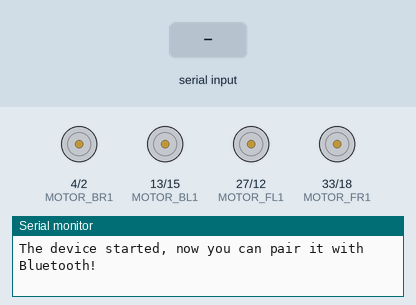
Recording of a sketch running on a simulated ESP32. Parts: motor-driver pin pairs drawn as motors (green arrow = first pin HIGH = forward, orange = second pin HIGH = backward, longer = more drive), the last lines printed to the serial monitor. The inputs (shaded band) are chosen by the test bench. Nothing arrives over Bluetooth unless stated.

Above: at 1.2 s.
1.3 s: "u" received over the second serial link
At 2.5 s:
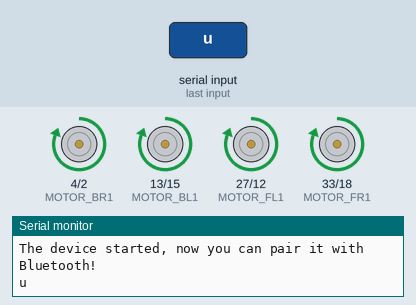
2.8 s: "d" received over the second serial link
At 3.7 s:
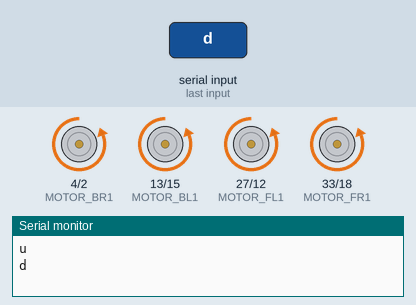
4.3 s: "l" received over the second serial link
At 4.8 s:
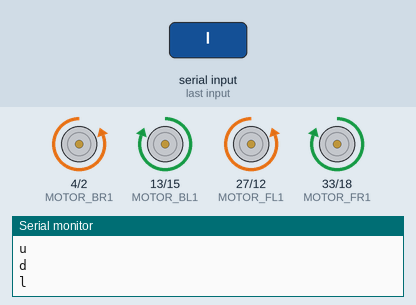
5.8 s: "r" received over the second serial link
At 7.2 s:
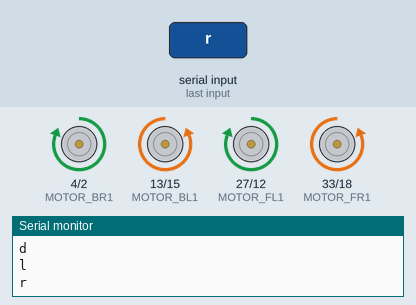
Timing chart, 0 to 8.3 s (numbered marks = the images above; inputs shaded):
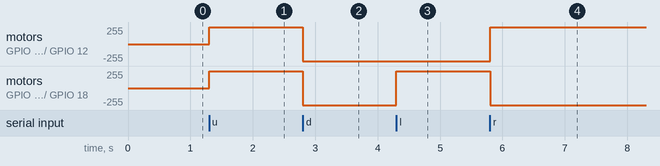

The sketch:

RCCAR_V4.ino
```cpp
#include "BluetoothSerial.h"  // Include Bluetooth Serial library

// Initialize Bluetooth Serial
BluetoothSerial SerialBT;

// Motor Pins
#define MOTOR_FL1 27 // Front-left motor IN1
#define MOTOR_FL2 12 // Front-left motor IN2
#define MOTOR_FR1 33 // Front-right motor IN1
#define MOTOR_FR2 18 // Front-right motor IN2
#define MOTOR_BL1 13 // Back-left motor IN1
#define MOTOR_BL2 15 // Back-left motor IN2
#define MOTOR_BR1 4 // Back-right motor IN1
#define MOTOR_BR2 2  // Back-right motor IN2


// Define PWM channels
const int pwmChannel = 1;    // Channel for analog-like signal

char command;  // Variable to store incoming Bluetooth command
int speed=255;
void setup() {
  // Set motor pins as outputs
  pinMode(MOTOR_FL1, OUTPUT);
  pinMode(MOTOR_FL2, OUTPUT);
  pinMode(MOTOR_FR1, OUTPUT);
  pinMode(MOTOR_FR2, OUTPUT);
  pinMode(MOTOR_BL1, OUTPUT);
  pinMode(MOTOR_BL2, OUTPUT);
  pinMode(MOTOR_BR1, OUTPUT);
  pinMode(MOTOR_BR2, OUTPUT);
  Serial.begin(115200);

  // Start Bluetooth Serial with a name for the ESP32
  SerialBT.begin("STEMbotix");
  Serial.println("The device started, now you can pair it with Bluetooth!");
}

void loop() {
  // Check if there's a Bluetooth command available
  if (SerialBT.available()) {
    command = SerialBT.read();  // Read the incoming command
    Serial.println(command);
    // Perform action based on command
    switch (command) {
      case 'u':  // Forward
        moveForward();
        break;
      case 'd':  // Backward
        moveBackward();
        break;
      case 'l':  // Left
        moveLeft();
        break;
      case 'r':  // Right
        moveRight();
        break;
      case 's':  // Stop
        stopMotors();
        break;
    }
  }
}

// Movement Functions

void moveForward() {
  analogWrite(MOTOR_FL1, speed);
  analogWrite(MOTOR_FL2, 0);
  analogWrite(MOTOR_FR1, speed);
  analogWrite(MOTOR_FR2, 0);
  analogWrite(MOTOR_BL1, speed);
  analogWrite(MOTOR_BL2, 0);
  analogWrite(MOTOR_BR1, speed);
  analogWrite(MOTOR_BR2, 0);
}

void moveBackward() {
  analogWrite(MOTOR_FL1, 0);
  analogWrite(MOTOR_FL2, speed);
  analogWrite(MOTOR_FR1, 0);
  analogWrite(MOTOR_FR2, speed);
  analogWrite(MOTOR_BL1, 0);
  analogWrite(MOTOR_BL2, speed);
  analogWrite(MOTOR_BR1, 0);
  analogWrite(MOTOR_BR2, speed);
}

void moveLeft() {
  analogWrite(MOTOR_FL1, 0);
  analogWrite(MOTOR_FL2, speed);
  analogWrite(MOTOR_FR1, speed);
  analogWrite(MOTOR_FR2, 0);
  analogWrite(MOTOR_BL1, speed);
  analogWrite(MOTOR_BL2, 0);
  analogWrite(MOTOR_BR1, 0);
  analogWrite(MOTOR_BR2, speed);
}

void moveRight() {
  analogWrite(MOTOR_FL1, speed);
  analogWrite(MOTOR_FL2, 0);
  analogWrite(MOTOR_FR1, 0);
  analogWrite(MOTOR_FR2, speed);
  analogWrite(MOTOR_BL1, 0);
  analogWrite(MOTOR_BL2, speed);
  analogWrite(MOTOR_BR1, speed);
  analogWrite(MOTOR_BR2, 0);
}

void stopMotors() {
  analogWrite(MOTOR_FL1, 0);
  analogWrite(MOTOR_FL2, 0);
  analogWrite(MOTOR_FR1, 0);
  analogWrite(MOTOR_FR2, 0);
  analogWrite(MOTOR_BL1, 0);
  analogWrite(MOTOR_BL2, 0);
  analogWrite(MOTOR_BR1, 0);
  analogWrite(MOTOR_BR2, 0);
}
```

Measured:
- after the input at 1.3 s, motor on GPIO 4 (MOTOR_BR1) / GPIO 2 (MOTOR_BR2), motor on GPIO 13 (MOTOR_BL1) / GPIO 15 (MOTOR_BL2), motor on GPIO 27 (MOTOR_FL1) / GPIO 12 (MOTOR_FL2), motor on GPIO 33 (MOTOR_FR1) / GPIO 18 (MOTOR_FR2): stopped → forward 255/255 at once
- after the input at 2.8 s, motor on GPIO 4 (MOTOR_BR1) / GPIO 2 (MOTOR_BR2), motor on GPIO 13 (MOTOR_BL1) / GPIO 15 (MOTOR_BL2), motor on GPIO 27 (MOTOR_FL1) / GPIO 12 (MOTOR_FL2), motor on GPIO 33 (MOTOR_FR1) / GPIO 18 (MOTOR_FR2): forward 255/255 → backward 255/255 at once
- after the input at 4.3 s, motor on GPIO 13 (MOTOR_BL1) / GPIO 15 (MOTOR_BL2), motor on GPIO 33 (MOTOR_FR1) / GPIO 18 (MOTOR_FR2): backward 255/255 → forward 255/255 at once
- after the input at 5.8 s, motor on GPIO 4 (MOTOR_BR1) / GPIO 2 (MOTOR_BR2), motor on GPIO 27 (MOTOR_FL1) / GPIO 12 (MOTOR_FL2): backward 255/255 → forward 255/255 at once; motor on GPIO 13 (MOTOR_BL1) / GPIO 15 (MOTOR_BL2), motor on GPIO 33 (MOTOR_FR1) / GPIO 18 (MOTOR_FR2): forward 255/255 → backward 255/255 at once
